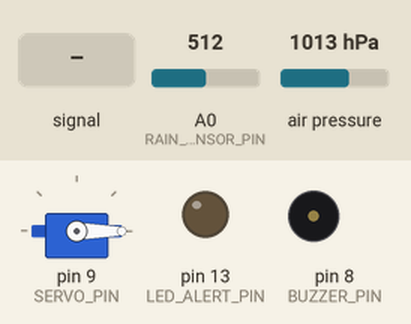
This sketch was run on a simulated Arduino Uno, built with avr-gcc and run on an emulated ATmega328P. Shown: servo, output pins drawn as LEDs (lit = HIGH), buzzer (waves = sounding). The test bench sets the inputs (shaded band); at power-on: A0 (RAIN_SENSOR_PIN) = 512, air pressure 1013 hPa. What the sketch prints to the serial monitor is not drawn.

Above: at 1.2 s.
1.3 s: A0 (RAIN_SENSOR_PIN) fed a 200 Hz sine of ±81 counts around its level
At 3.3 s:
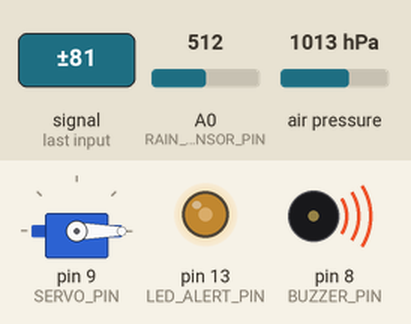
4.3 s: A0 (RAIN_SENSOR_PIN) set to 490
At 5.5 s:
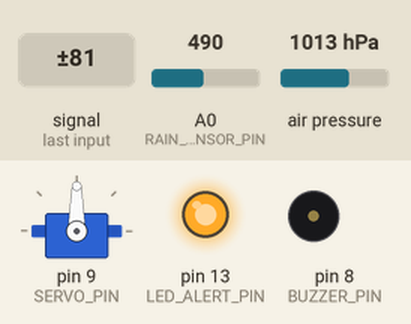
5.8 s: A0 (RAIN_SENSOR_PIN) fed a 1000 Hz sine of ±255 counts around its level
At 8.2 s:
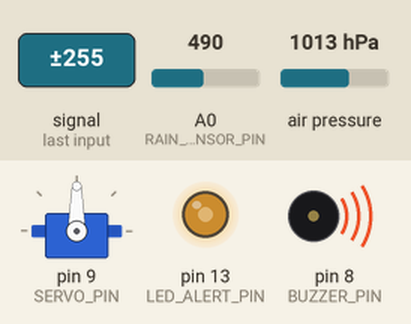
8.8 s: A0 (RAIN_SENSOR_PIN) set to 510
At 10.0 s:
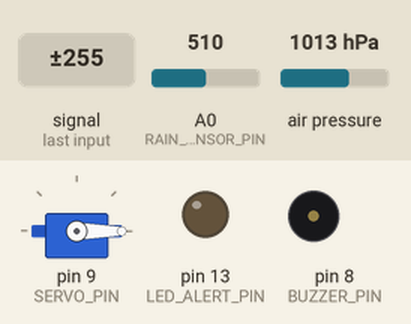
10.3 s: A0 (RAIN_SENSOR_PIN) set to 489
At 10.8 s:
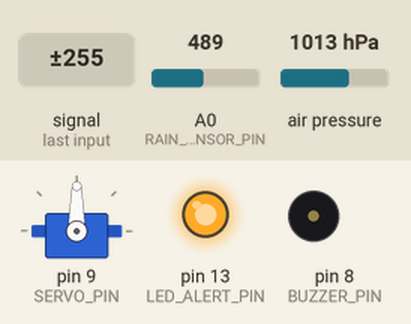
Timing chart, 0 to 12.8 s (numbered marks = the images above; inputs shaded):
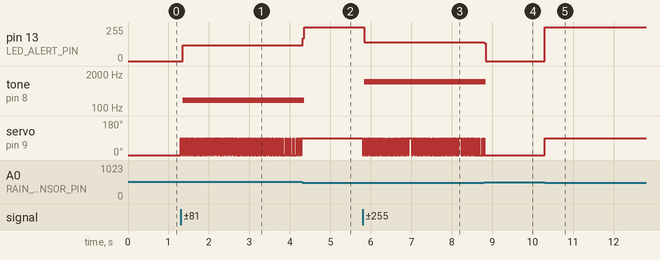

The sketch:

Rain_System.ino
```cpp
#include <Wire.h>
#include <Adafruit_Sensor.h>
#include <Adafruit_BME280.h>
#include <Servo.h>
Servo shieldServo;
const int SERVO_PIN = 9;
const int RAIN_SENSOR_PIN = A0;
const int BUZZER_PIN= 8;
const int LED_ALERT_PIN = 13;
Adafruit_BME280 bme;
unsigned long lastSampleTime = 0;
const unsigned long SAMPLE_INTERVAL = 30000UL;
float previousPressure = 0.0;
float currentPressure = 0.0;
float currentHumidity  = 0.0;
float deltaPressure= 0.0;
const float HUMIDITY_SPLIT  = 66.5;
const float DELTA_P_HIGH_HUMID  = -0.65;
const float DELTA_P_LOW_HUMID = -1.55;
bool predictRain(float humidity, float deltaP) {
     if (humidity > HUMIDITY_SPLIT) {
        if (deltaP <= DELTA_P_HIGH_HUMID) {
            return true;
        }
    } else {
       if (deltaP <= DELTA_P_LOW_HUMID) {
            return true;
        }
    }
    return false;
    }
    void setup() {
    Serial.begin(9600);
    Serial.println("----- Rain detection system is ready------");
    while (!Serial);
    pinMode(BUZZER_PIN, OUTPUT);
    pinMode(LED_ALERT_PIN, OUTPUT);
    shieldServo.attach(SERVO_PIN);
  shieldServo.write(0);
    pinMode(RAIN_SENSOR_PIN, INPUT);
    digitalWrite(BUZZER_PIN, LOW);
    digitalWrite(LED_ALERT_PIN, LOW);
    if (!bme.begin(0x76)) {
        Serial.println("Error: Could not find a valid BME280 sensor! Check wiring.");
        while (1);
    }

    Serial.println("BME280 initialized successfully.");
    previousPressure = bme.readPressure() / 100.0F;
    currentPressure  = previousPressure;
    lastSampleTime   = millis();

    Serial.print("Initial Baseline Pressure: ");
    Serial.print(previousPressure);
    Serial.println(" hPa");
}
void loop() {
    int rainSensorVal = analogRead(RAIN_SENSOR_PIN);
    bool isRainingNow = (rainSensorVal < 500);
    unsigned long currentTime = millis();
    if (currentTime - lastSampleTime >= SAMPLE_INTERVAL) {
        currentPressure = bme.readPressure() / 100.0F;
        currentHumidity = bme.readHumidity();
        deltaPressure = currentPressure - previousPressure;
        previousPressure = currentPressure;
        lastSampleTime = currentTime;
        Serial.println("--- [1-Hour Weather Update] ---");
        Serial.print("Humidity: ");       Serial.print(currentHumidity); Serial.println(" %");
        Serial.print("Pressure: ");       Serial.print(currentPressure); Serial.println(" hPa");
        Serial.print("Delta P: ");        Serial.print(deltaPressure);   Serial.println(" hPa/hr");
    }
    bool rainPredicted = predictRain(currentHumidity, deltaPressure);
    if (isRainingNow) {
    digitalWrite(BUZZER_PIN, HIGH);
    digitalWrite(LED_ALERT_PIN, HIGH);
    shieldServo.write(90);
  }
  else if (rainPredicted) {
    digitalWrite(BUZZER_PIN, LOW);
    digitalWrite(LED_ALERT_PIN, HIGH);
    delay(100);
    digitalWrite(LED_ALERT_PIN, LOW);
    shieldServo.write(0);
  }
  else {
    digitalWrite(BUZZER_PIN, LOW);
    digitalWrite(LED_ALERT_PIN, LOW);
    shieldServo.write(0);
  }
}
```

Measured:
- the behaviour switches between 500 and 499 on A0 (RAIN_SENSOR_PIN) (found by bisection; images 4 and 5)
- after the input at 1.3 s, pin 13 (LED_ALERT_PIN): 0/255 → 118/255 after 0.05 s; tone on pin 8 (BUZZER_PIN): silent → 200 Hz after 0.05 s
- after the input at 4.3 s, pin 13 (LED_ALERT_PIN): 118/255 → 255/255 at once; tone on pin 8 (BUZZER_PIN): 200 Hz → silent after 0.05 s; servo on pin 9 (SERVO_PIN): stops changing and stays 90°
- after the input at 5.8 s, pin 13 (LED_ALERT_PIN): 255/255 → 139/255 at once; tone on pin 8 (BUZZER_PIN): silent → 1001 Hz at once
- after the input at 8.8 s, pin 13 (LED_ALERT_PIN): 139/255 → 0/255 at once; tone on pin 8 (BUZZER_PIN): 1001 Hz → silent at once; servo on pin 9 (SERVO_PIN): goes on until 8.8 s, then stays 0°
- after the input at 10.3 s, pin 13 (LED_ALERT_PIN): 0/255 → 255/255 at once; servo on pin 9 (SERVO_PIN): 0° → 90° at once
